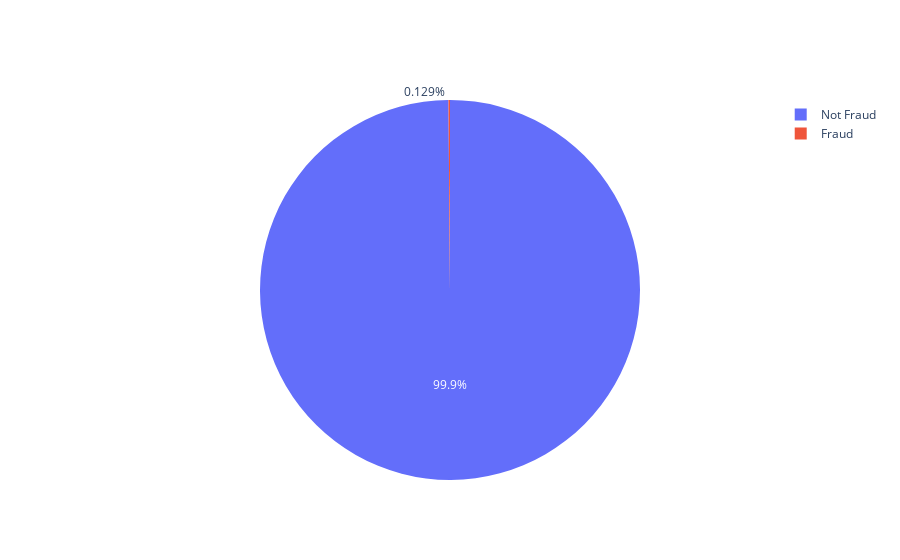

Source (notebook cell):
### Code cell
fig = go.Figure(data=[go.Pie(labels=['Not Fraud','Fraud'], values=dataset['isFraud'].value_counts())])
fig.show()

### Figure 1 — Plotly figure (JSON) as saved in the notebook; plotly's stock layout.template omitted (floating-point values rounded to 4 significant figures)
{"data": [{"labels": ["Not Fraud", "Fraud"], "values": [6354407, 8213], "type": "pie"}], "layout": {"autosize": true}}
